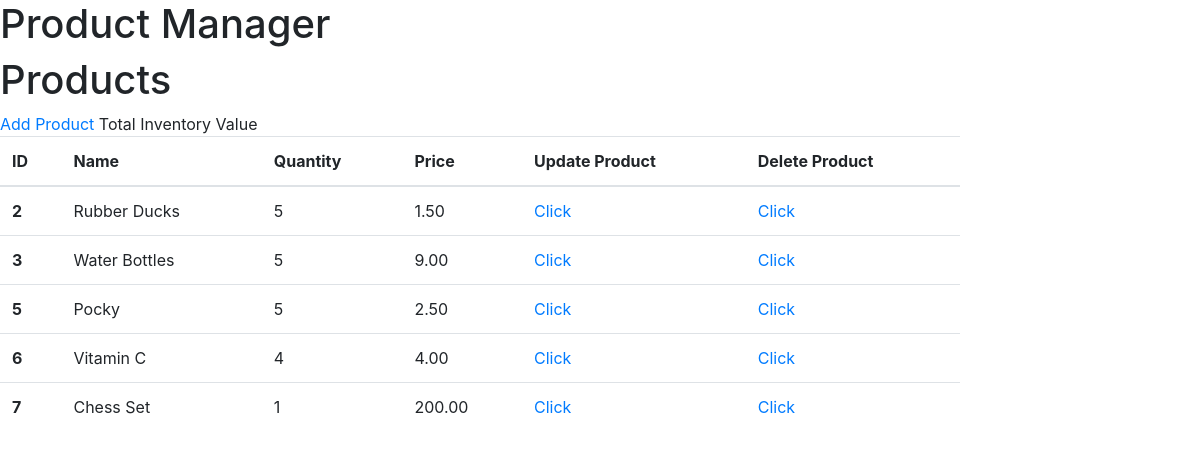
Before: / with the older database file.
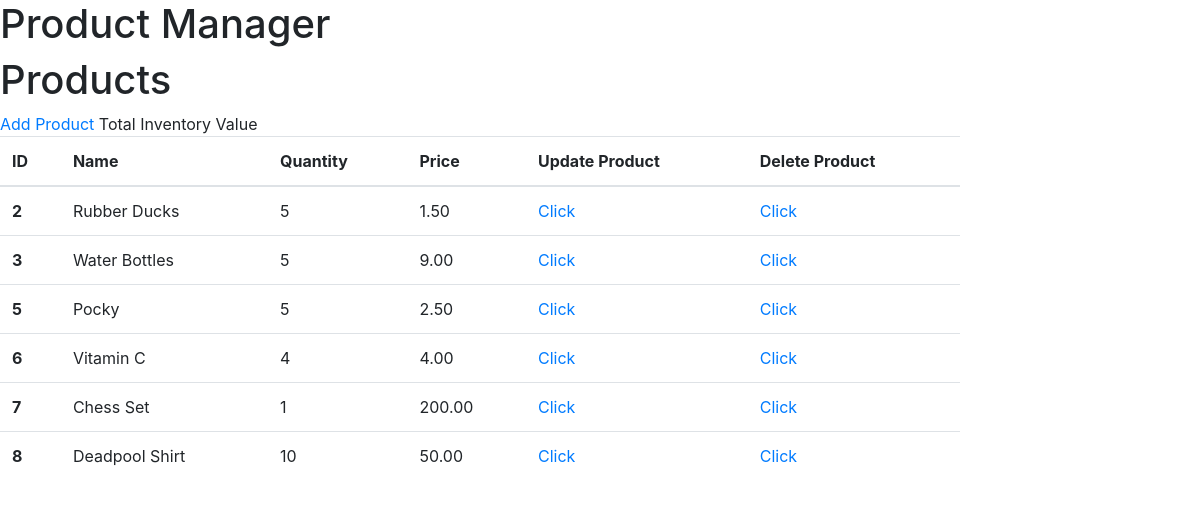
After: the same page with the newer database file.
### tables this page shows
CREATE TABLE product (
  id INTEGER PRIMARY KEY AUTOINCREMENT,
  productName TEXT NOT NULL,
  price INTEGER NOT NULL,
  quantity INTEGER NOT NULL,
  added TIMESTAMP NOT NULL DEFAULT CURRENT_TIMESTAMP
);

### productmanager/inventory.py (the view)
@bp.route('/')
def index():
    db = get_db()
    products = db.execute(
        ' SELECT id, productName, printf("%.2f", price) AS price, quantity, added'
        ' FROM product'
        ' ORDER BY added ASC'
    ).fetchall()
    inventory_val = get_value()
    print(inventory_val)
    return render_template('inventory/index.html', products = products)

### productmanager/db.py (called while the page is built)
def get_db():
    if 'db' not in g:
        g.db = sqlite3.connect(
            current_app.config['DATABASE'],
            detect_types=sqlite3.PARSE_DECLTYPES
        )
        g.db.row_factory = sqlite3.Row
    return g.db

### productmanager/inventory.py (called while the page is built)
def get_value():
    db = get_db()
    inventory_value = db.execute(
        ' SELECT price '
        ' FROM product '
    ).fetchall()
    if inventory_value is None:
        flash('Error retrieving inventory value.')
    return inventory_value

### productmanager/templates/inventory/index.html
{% extends 'base.html' %}
{% block header %}
  <h1>{% block title %}Products{% endblock %}</h1>
  <a class="action" href="{{ url_for('inventory.add') }}">Add Product</a>
  Total Inventory Value
{% endblock %}
{% block content %}
<table class= "table table-hover" style="width: 80%;">
    <thead>
        <tr>
            <th scope="col">ID</th>
            <th scope="col">Name</th>
            <th scope="col">Quantity</th>
            <th scope="col">Price</th>
            <th scope="col">Update Product</th>
            <th scope="col">Delete Product</th>
        </tr>
    </thead>
    <tbody>
        {% for product in products %}
            <tr>
            <th scope="row">{{product.id}}</th>
                <td>{{product.productName}}</td>
                <td>{{product.quantity}}</td>
                <td>{{product.price}}</td>
                <td><a class="action" href="{{ url_for('inventory.update', id=product.id) }}">Click</a>
                <td><a class="action" href="{{ url_for('inventory.delete', id=product.id) }}">Click</a>
            </tr>
        {% endfor %}
    </tbody>
  </table>
{% endblock %}

### productmanager/templates/base.html (shortened to what this page needs)
<!doctype html>
<link rel="stylesheet" href="https://stackpath.bootstrapcdn.com/bootstrap/4.1.3/css/bootstrap.min.css">
<nav>
  <h1>Product Manager</h1>
</nav>
<section class="content">
  <header>
    {% block header %}{% endblock %}
  </header>
  {% block content %}{% endblock %}
</section>

Changed rows visible on the page:
added product: id "8", productName "Deadpool Shirt", quantity "10", price "50.00"
